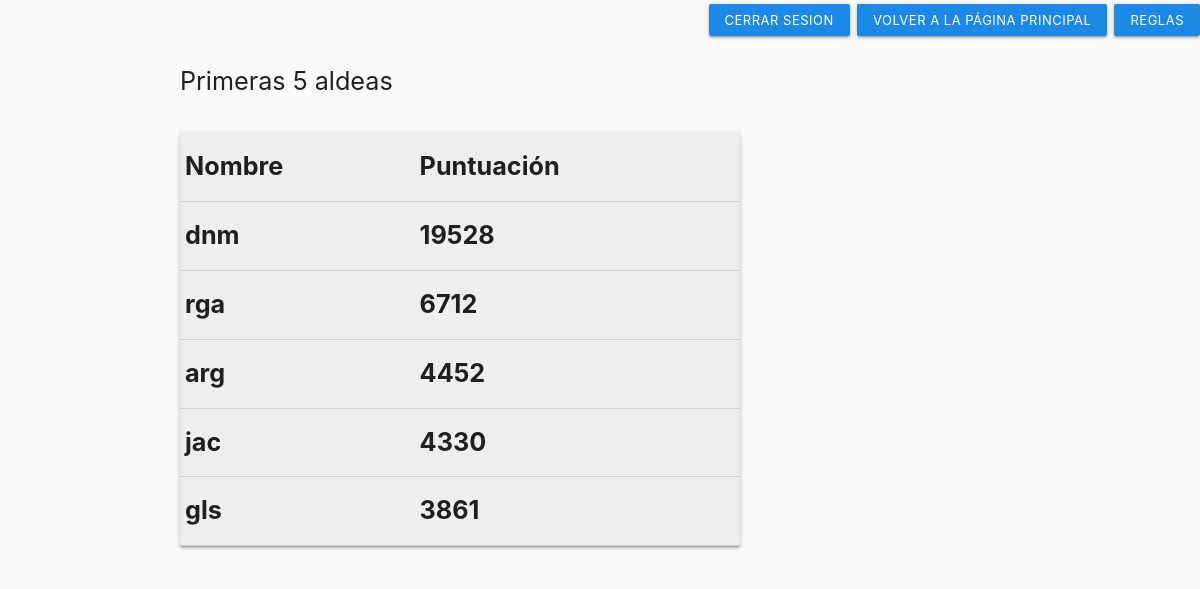
/DAWActivity/ranking (signed in), run on the app's committed database.
### DAWActivity/models.py (models this page shows, shortened)
class Village(models.Model):
	villageName = models.TextField("Village Name", primary_key=True)
	dailyFood = models.IntegerField("Daily food obtained")
	dailyWood = models.IntegerField("Daily wood obtained")
	dailyStone = models.IntegerField("Daily stone obtained")
	storedFood = models.IntegerField("Total food stored")
	storedWood = models.IntegerField("Total wood stored")
	storedStone = models.IntegerField("Total stone stored")
	foodLevel = models.IntegerField("Food level")
	woodLevel = models.IntegerField("Wood level")
	stoneLevel = models.IntegerField("Stone level")
	wallLevel = models.IntegerField("Walls level")
	storageLevel = models.IntegerField("Storage level")
	soldiers = models.IntegerField("Amount of units")
	lastLogin = models.DateField("Last login")
	disabled = models.BooleanField("Disabled")
	owner = models.ForeignKey(
		User,
		on_delete = models.CASCADE,
	)

### DAWActivity/views/indexView.py (the view)
# urls.py: path('ranking',indexView.ranking,name='Ranking'),
def ranking(request):
	if not request.user.is_authenticated:
		return render(request,'DAWActivity/login.html',{'msg':'Es necesario iniciar sesión para acceder a la página solicitada'})
	else:
		villages = Village.objects.all()
		villagesDict = {}
		for village in villages:
			punt = 0;
			punt += village.storedFood + village.storedWood + village.storedStone + 10*(village.foodLevel+village.woodLevel+village.stoneLevel+village.wallLevel+village.storageLevel)+(2*village.soldiers)
			villagesDict[village.villageName]=punt
		sorteddict = dict(sorted(villagesDict.items(),key=lambda x:x[1],reverse=True)[:5])
	return render(request,'DAWActivity/ranking.html',{'ranking':sorteddict})

### DAWActivity/templates/DAWActivity/ranking.html (shortened to what this page needs)
<!DOCTYPE html>
<html>
<head>
	<link rel="stylesheet" href="https://cdnjs.cloudflare.com/ajax/libs/materialize/1.0.0/css/materialize.min.css">
</head>
<body class="grey lighten-5 flow-text">
	<div class="right-align">
		<a class="waves-effect waves-light btn-small blue darken-1" href='/DAWActivity/logout'>Cerrar sesion</a>
		<a class="waves-effect waves-light btn-small blue darken-1" href='/DAWActivity'>Volver a la página principal</a>
		<a class="waves-effect waves-light btn-small blue darken-1" href='/DAWActivity/rules'>Reglas</a>
	</div>
	<div class="container">
		<div class="row">
			<p>Primeras 5 aldeas</p>
			<table class="col s8 card grey lighten-3" border="1" cellspacing="2">
				<thead>
					<tr>
						<th>Nombre</th>
						<th>Puntuación</th>
					</tr>
				</thead>
				<tbody>
					{%for vKey,vValue in ranking.items%}
					<tr>
						<th>{{vKey}}</th>
						<th>{{vValue}}</th>
					</tr>
					{%endfor%}
				</tbody>
			</table>
		</div>
	</div>
</body>
</html>

### data on the page
Village: ranking "dnm"
Village: ranking "rga"
Village: ranking "arg"
Village: ranking "jac"
Village: ranking "gls"

### other printed values
{{ vValue }} "19528" "6712" "4452" "4330" "3861"
